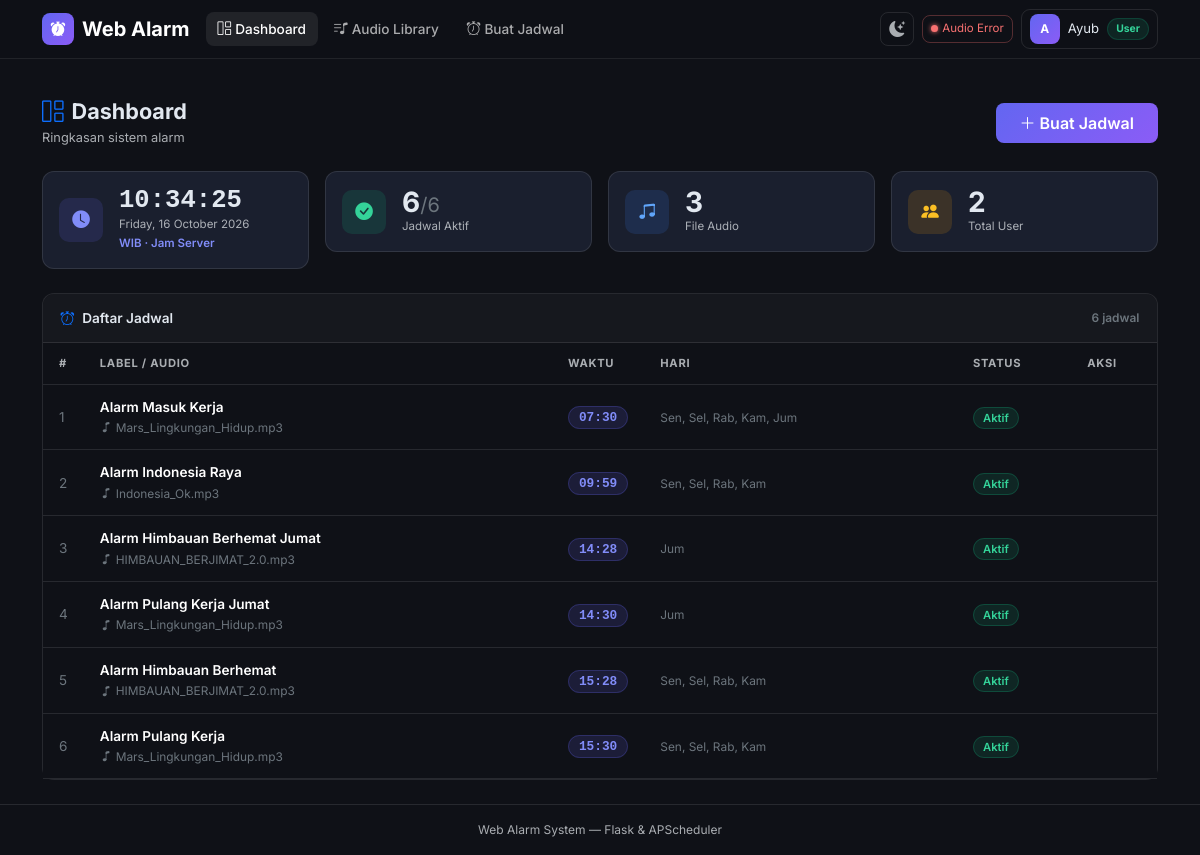
/ (signed in), run on the app's committed database.
### models.py (models this page shows, shortened)
class User(UserMixin, db.Model):
    __tablename__ = 'users'
    id = db.Column(db.Integer, primary_key=True)
    name = db.Column(db.String(120), nullable=False)
    email = db.Column(db.String(120), unique=True, nullable=False)
    password_hash = db.Column(db.String(256), nullable=False)
    role = db.Column(db.String(20), default='user', nullable=False)
    is_active = db.Column(db.Boolean, default=True, nullable=False)
    created_at = db.Column(db.DateTime, default=datetime.utcnow, nullable=False)
    audios = db.relationship('Audio', backref='uploader', lazy=True)

class Schedule(db.Model):
    __tablename__ = 'schedules'
    id = db.Column(db.Integer, primary_key=True)
    label = db.Column(db.String(120), nullable=True)
    audio_id = db.Column(db.Integer, db.ForeignKey('audios.id'), nullable=False)
    time_hour = db.Column(db.Integer, nullable=False)
    time_minute = db.Column(db.Integer, nullable=False)
    days_of_week = db.Column(db.String(20), nullable=False)
    is_active = db.Column(db.Boolean, default=True, nullable=False)
    created_by = db.Column(db.Integer, db.ForeignKey('users.id'), nullable=True)
    created_at = db.Column(db.DateTime, default=datetime.utcnow, nullable=False)
    creator = db.relationship('User', foreign_keys=[created_by], backref='schedules')
    def days_list(self):
        return [int(d) for d in self.days_of_week.split(',') if d.strip()]
    def days_display(self):
        day_names = ['Sen', 'Sel', 'Rab', 'Kam', 'Jum', 'Sab', 'Min']
        return ', '.join(day_names[d] for d in self.days_list())
    def time_display(self):
        return f'{self.time_hour:02d}:{self.time_minute:02d}'

class Audio(db.Model):
    __tablename__ = 'audios'
    id = db.Column(db.Integer, primary_key=True)
    filename = db.Column(db.String(256), nullable=False)
    original_name = db.Column(db.String(256), nullable=False)
    filepath = db.Column(db.String(512), nullable=False)
    uploaded_by = db.Column(db.Integer, db.ForeignKey('users.id'), nullable=False)
    uploaded_at = db.Column(db.DateTime, default=datetime.utcnow, nullable=False)
    schedules = db.relationship('Schedule', backref='audio', lazy=True)

### app.py (the view)
@app.route('/')
@login_required
def index():
    schedules = Schedule.query.order_by(Schedule.time_hour, Schedule.time_minute).all()
    total = Schedule.query.count()
    active = Schedule.query.filter_by(is_active=True).count()
    audio_count = Audio.query.count()
    user_count = User.query.count()
    return render_template('index.html', schedules=schedules,
                           total=total, active_count=active,
                           audio_count=audio_count, user_count=user_count)

### app.py (called while the page is built)
@login_manager.user_loader
def load_user(user_id):
    return db.session.get(User, int(user_id))

def is_admin():
    return current_user.is_authenticated and current_user.role == 'admin'

### templates/index.html (shortened to what this page needs)
{% extends "base.html" %}
{% block content %}
<div class="d-flex align-items-center justify-content-between flex-wrap gap-2 mb-4">
  <div>
    <h1 class="pg-title"><i class="bi bi-grid-1x2 me-2 text-primary"></i>Dashboard</h1>
    <p class="pg-sub mb-0">Ringkasan sistem alarm</p>
  </div>
  <a href="{{ url_for('new_schedule') }}" class="btn btn-grad px-4 py-2">
    <i class="bi bi-plus-lg me-1"></i>Buat Jadwal
  </a>
</div>
<div class="row g-3 mb-4">
  <div class="col-12 col-sm-6 col-xl-3">
    <div class="stat-card p-3">
      <div class="d-flex align-items-center gap-3">
        <div class="stat-icon si-indigo"><i class="bi bi-clock-fill"></i></div>
        <div>
          <div id="clockTime"
               class="fw-bold"
               style="font-size:1.6rem;font-family:monospace;line-height:1">
          </div>
          <div id="clockDate" class="stat-lbl">Memuat…</div>
          <div class="stat-lbl" style="color:#818cf8;font-weight:600">WIB · Jam Server</div>
        </div>
      </div>
    </div>
  </div>
  <div class="col-6 col-sm-3 col-xl-3">
    <div class="stat-card p-3">
      <div class="d-flex align-items-center gap-3">
        <div class="stat-icon si-green"><i class="bi bi-check-circle-fill"></i></div>
        <div>
          <div class="stat-val">
            {{ active_count }}<span class="fs-5 fw-normal text-secondary">/{{ total }}</span>
          </div>
          <div class="stat-lbl">Jadwal Aktif</div>
        </div>
      </div>
    </div>
  </div>
  <div class="col-6 col-sm-3 col-xl-3">
    <div class="stat-card p-3">
      <div class="d-flex align-items-center gap-3">
        <div class="stat-icon si-blue"><i class="bi bi-music-note-beamed"></i></div>
        <div>
          <div class="stat-val">{{ audio_count }}</div>
          <div class="stat-lbl">File Audio</div>
        </div>
      </div>
    </div>
  </div>
  <div class="col-6 col-sm-3 col-xl-3">
    <div class="stat-card p-3">
      <div class="d-flex align-items-center gap-3">
        <div class="stat-icon si-yellow"><i class="bi bi-people-fill"></i></div>
        <div>
          <div class="stat-val">{{ user_count }}</div>
          <div class="stat-lbl">Total User</div>
        </div>
      </div>
    </div>
  </div>
</div>
<div class="card">
  <div class="card-header d-flex align-items-center justify-content-between">
    <span><i class="bi bi-alarm me-2 text-primary"></i>Daftar Jadwal</span>
    <small class="text-secondary">{{ total }} jadwal</small>
  </div>
  {% if schedules %}
  <div class="tbl-responsive">
    <table class="table table-hover mb-0">
      <thead>
        <tr>
          <th style="width:40px">#</th>
          <th>Label / Audio</th>
          <th style="width:90px">Waktu</th>
          <th class="d-none d-md-table-cell">Hari</th>
          <th style="width:90px">Status</th>
          <th class="text-center" style="width:110px">Aksi</th>
        </tr>
      </thead>
      <tbody>
        {% for s in schedules %}
        <tr>
          <td class="text-secondary">{{ loop.index }}</td>
          <td>
            <div class="fw-semibold">{{ s.label or s.audio.original_name }}</div>
            {% if s.label %}
            <small class="text-secondary">
              <i class="bi bi-music-note me-1"></i>{{ s.audio.original_name }}
            </small>
            {% endif %}
          </td>
          <td><span class="badge-time">{{ s.time_display() }}</span></td>
          <td class="d-none d-md-table-cell">
            <small class="text-secondary">{{ s.days_display() }}</small>
          </td>
          <td>
            {% if s.is_active %}
              <span class="badge-on">Aktif</span>
            {% else %}
              <span class="badge-off">Nonaktif</span>
            {% endif %}
          </td>
          <td>
          </td>
        </tr>
        {% endfor %}
      </tbody>
    </table>
  </div>
  {% endif %}
</div>
{% endblock %}

### templates/base.html (shortened to what this page needs)
<!DOCTYPE html>
<html lang="id" data-bs-theme="dark">
<head>
  <link href="https://cdn.jsdelivr.net/npm/bootstrap@5.3.3/dist/css/bootstrap.min.css"
        rel="stylesheet"/>
  <link href="https://cdn.jsdelivr.net/npm/bootstrap-icons@1.11.3/font/bootstrap-icons.min.css"
        rel="stylesheet"/>
</head>
<body>
<nav class="navbar navbar-expand-lg sticky-top navbar-main">
  <div class="container-xl">
    <a class="navbar-brand d-flex align-items-center gap-2 fw-bold" href="{{ url_for('index') }}">
      <span class="navbar-brand-icon"><i class="bi bi-alarm-fill"></i></span>
      Web Alarm
    </a>
    <div class="collapse navbar-collapse" id="mainNav">
      <ul class="navbar-nav me-auto gap-1 mt-2 mt-lg-0">
        {% if current_user.is_authenticated %}
          <li class="nav-item">
            <a class="nav-link {% if request.endpoint == 'index' %}active{% endif %}"
               href="{{ url_for('index') }}">
              <i class="bi bi-grid-1x2 me-1"></i>Dashboard
            </a>
          </li>
          <li class="nav-item">
            <a class="nav-link {% if request.endpoint == 'audios' %}active{% endif %}"
               href="{{ url_for('audios') }}">
              <i class="bi bi-music-note-list me-1"></i>Audio Library
            </a>
          </li>
          <li class="nav-item">
            <a class="nav-link {% if request.endpoint in ['new_schedule','edit_schedule'] %}active{% endif %}"
               href="{{ url_for('new_schedule') }}">
              <i class="bi bi-alarm me-1"></i>Buat Jadwal
            </a>
          </li>
        {% endif %}
      </ul>
      <div class="d-flex align-items-center gap-2 mt-2 mt-lg-0">
        <button id="themeToggle" type="button" title="Toggle tema"
                onclick="toggleTheme()" class="d-none d-lg-flex">
          <i class="bi bi-sun-fill" id="themeIcon"></i>
        </button>
        {% if current_user.is_authenticated %}
        <div id="audioHealthBadge"
             class="d-none d-lg-flex align-items-center gap-1 px-2 py-1"
             style="border-radius:8px;border:1px solid var(--bs-border-color);
                    font-size:.72rem;cursor:pointer;transition:all .2s"
             onclick="triggerAudioRepair(this)"
             title="Status koneksi audio hardware">
          <span id="audioHealthDot"
                style="width:7px;height:7px;border-radius:50%;
                       background:#6c757d;display:inline-block;
                       transition:background .3s"></span>
          <span id="audioHealthText" style="color:var(--bs-secondary-color)">Audio…</span>
        </div>
        {% endif %}
        {% if current_user.is_authenticated %}
          <div class="dropdown">
            <button class="btn btn-sm d-flex align-items-center gap-2 px-2 py-1"
                    style="border:1px solid var(--bs-border-color);border-radius:9px;
                           background:transparent;color:var(--bs-body-color)"
                    data-bs-toggle="dropdown" aria-expanded="false">
              <span class="user-av">{{ current_user.name[0]|upper }}</span>
              <span class="d-none d-sm-inline fw-500" style="font-size:.82rem">
                {{ current_user.name.split()[0] }}
              </span>
              <span class="{% if is_admin() %}badge-admin{% else %}badge-user{% endif %}">
                {{ 'Admin' if is_admin() else 'User' }}
              </span>
            </button>
          </div>
        {% else %}
          <a href="{{ url_for('login') }}" class="btn btn-sm btn-outline-secondary px-3">Login</a>
          <a href="{{ url_for('register') }}" class="btn btn-sm btn-grad px-3">Daftar</a>
        {% endif %}
      </div>
    </div>
  </div>
</nav>
<div class="container-xl pt-3">
</div>
<main class="container-xl py-4">
  {% block content %}{% endblock %}
</main>
<footer class="border-top py-3">
  <div class="container-xl text-center" style="font-size:.75rem;color:var(--bs-secondary-color)">
    Web Alarm System &mdash; Flask &amp; APScheduler
  </div>
</footer>
</body>
</html>

### templates/base.html (style rules this page uses)
body { font-family: 'Inter', system-ui, sans-serif; min-height: 100vh; display: flex; flex-direction: column; }
main { flex: 1; }
[data-bs-theme="dark"] { --bs-body-bg: #0f1117; --bs-body-color: #e2e8f0; --bs-border-color: rgba(255,255,255,.1); --bs-card-bg: #1a1f2e; --bs-secondary-bg: #141824; --bs-tertiary-bg: #1e2433; }
:root { --accent: #6366f1; --accent2: #8b5cf6; --accent-rgb: 99,102,241; }
[data-bs-theme="dark"] .navbar-main { background: rgba(15,17,23,.97) !important; border-bottom: 1px solid rgba(255,255,255,.08); backdrop-filter: blur(12px); }
.navbar-brand-icon { width: 32px; height: 32px; border-radius: 8px; background: linear-gradient(135deg, var(--accent), var(--accent2)); display: inline-flex; align-items: center; justify-content: center; font-size: .9rem; color: #fff; flex-shrink: 0; }
.nav-link { font-size: .85rem; font-weight: 500; border-radius: 8px !important; padding: .4rem .75rem !important; transition: background .15s; }
[data-bs-theme="dark"] .nav-link:hover, [data-bs-theme="dark"] .nav-link.active { background: rgba(255,255,255,.08) !important; color: #fff !important; }
.card { border-radius: 12px; border-color: var(--bs-border-color); }
.card-header { font-weight: 600; font-size: .85rem; border-bottom-color: var(--bs-border-color); padding: .85rem 1.1rem; border-radius: 12px 12px 0 0 !important; }
[data-bs-theme="dark"] .card-header { background: rgba(255,255,255,.03); }
.stat-card { border-radius: 12px; border: 1px solid var(--bs-border-color); background: var(--bs-card-bg); transition: transform .2s, border-color .2s, box-shadow .2s; }
.stat-icon { width: 44px; height: 44px; border-radius: 10px; flex-shrink: 0; display: flex; align-items: center; justify-content: center; font-size: 1.1rem; }
.si-indigo { background: rgba(99,102,241,.15); color: #818cf8; }
.si-green { background: rgba(16,185,129,.15); color: #34d399; }
.si-blue { background: rgba(59,130,246,.15); color: #60a5fa; }
.si-yellow { background: rgba(245,158,11,.15); color: #fbbf24; }
.stat-val { font-size: 1.75rem; font-weight: 700; line-height: 1; }
.stat-lbl { font-size: .72rem; color: var(--bs-secondary-color); margin-top: 2px; }
.btn-grad { background: linear-gradient(135deg, var(--accent), var(--accent2)); border: none; color: #fff; font-weight: 600; border-radius: 8px; transition: opacity .15s, transform .1s; }
.badge-time { background: rgba(var(--accent-rgb),.15); color: #818cf8; border: 1px solid rgba(var(--accent-rgb),.25); padding: 3px 10px; border-radius: 20px; font-size: .8rem; font-weight: 700; font-family: monospace; }
.badge-on { background: rgba(16,185,129,.12); color: #34d399; border: 1px solid rgba(16,185,129,.25); padding: 3px 9px; border-radius: 20px; font-size: .7rem; font-weight: 600; }
.badge-user { background: rgba(16,185,129,.12); color: #34d399; border: 1px solid rgba(16,185,129,.2); padding: 2px 8px; border-radius: 20px; font-size: .65rem; font-weight: 700; }
.table { font-size: .85rem; }
.table thead th { font-size: .7rem; font-weight: 700; text-transform: uppercase; letter-spacing: .7px; color: var(--bs-secondary-color); border-bottom-width: 1px; padding: .75rem 1rem; white-space: nowrap; }
.table tbody td { padding: .75rem 1rem; vertical-align: middle; }
#themeToggle { width: 34px; height: 34px; border-radius: 8px; border: 1px solid var(--bs-border-color); background: transparent; display: flex; align-items: center; justify-content: center; cursor: pointer; transition: all .15s; font-size: 1rem; color: var(--bs-secondary-color); }
.user-av { width: 30px; height: 30px; border-radius: 8px; background: linear-gradient(135deg, var(--accent), var(--accent2)); display: inline-flex; align-items: center; justify-content: center; font-size: .75rem; font-weight: 700; color: #fff; flex-shrink: 0; }
.pg-title { font-size: 1.35rem; font-weight: 700; margin: 0; }
.pg-sub { font-size: .8rem; color: var(--bs-secondary-color); margin-top: 3px; }
.tbl-responsive { overflow-x: auto; -webkit-overflow-scrolling: touch; }

### data on the page
User: name "A", name "Ayub", is_active+role "User"
Schedule: label "Alarm Masuk Kerja", audio.original_name "Mars_Lingkungan_Hidup.mp3", time_display "07:30", days_display "Sen, Sel, Rab, Kam, Jum", is_active "Aktif"
Schedule: label "Alarm Indonesia Raya", audio.original_name "Indonesia_Ok.mp3", time_display "09:59", days_display "Sen, Sel, Rab, Kam", is_active "Aktif"
Schedule: label "Alarm Himbauan Berhemat Jumat", audio.original_name "HIMBAUAN_BERJIMAT_2.0.mp3", time_display "14:28", days_display "Jum", is_active "Aktif"
Schedule: label "Alarm Pulang Kerja Jumat", audio.original_name "Mars_Lingkungan_Hidup.mp3", time_display "14:30", days_display "Jum", is_active "Aktif"
Schedule: label "Alarm Himbauan Berhemat", audio.original_name "HIMBAUAN_BERJIMAT_2.0.mp3", time_display "15:28", days_display "Sen, Sel, Rab, Kam", is_active "Aktif"
Schedule: label "Alarm Pulang Kerja", audio.original_name "Mars_Lingkungan_Hidup.mp3", time_display "15:30", days_display "Sen, Sel, Rab, Kam", is_active "Aktif"

### other printed values
{{ active_count }} "6"
{{ total }} "6"
{{ audio_count }} "3"
{{ user_count }} "2"
